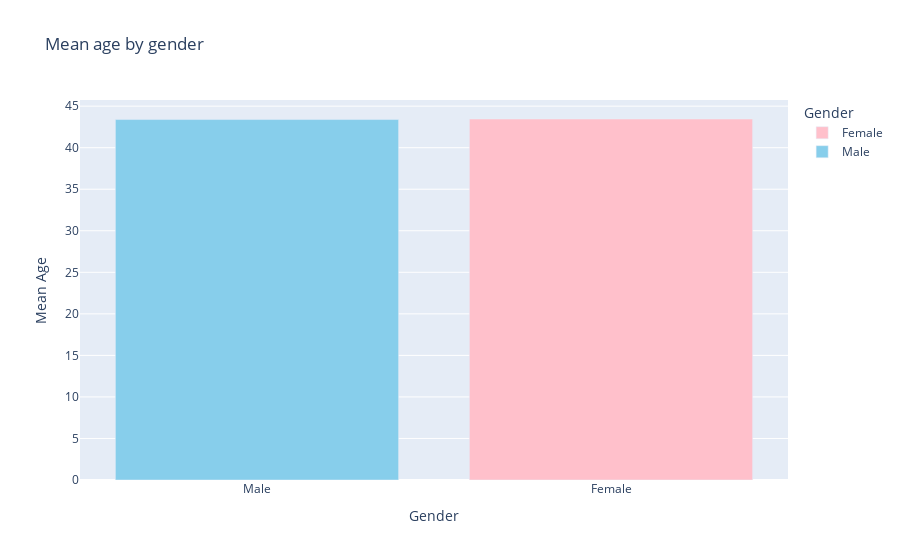

This figure's notebook cell:
### Code cell
# another plot using plotly just for practice
px.bar(gender_age, x='gender', y='age', color='gender',
             color_discrete_sequence=['pink', 'skyblue'],
             labels={'gender': 'Gender', 'age': 'Mean Age'},
             title='Mean age by gender').update_xaxes(categoryorder='total ascending')

### Figure 1 — Plotly figure (JSON) as saved in the notebook; plotly's stock layout.template omitted (floating-point values rounded to 4 significant figures)
{"data": [{"alignmentgroup": "True", "hovertemplate": "Gender=%{x}<br>Mean Age=%{y}<extra></extra>", "legendgroup": "Female", "marker": {"color": "pink", "pattern": {"shape": ""}}, "name": "Female", "offsetgroup": "Female", "orientation": "v", "showlegend": true, "textposition": "auto", "type": "bar", "x": ["Female"], "xaxis": "x", "y": [43.45], "yaxis": "y"}, {"alignmentgroup": "True", "hovertemplate": "Gender=%{x}<br>Mean Age=%{y}<extra></extra>", "legendgroup": "Male", "marker": {"color": "skyblue", "pattern": {"shape": ""}}, "name": "Male", "offsetgroup": "Male", "orientation": "v", "showlegend": true, "textposition": "auto", "type": "bar", "x": ["Male"], "xaxis": "x", "y": [43.39], "yaxis": "y"}], "layout": {"barmode": "relative", "legend": {"title": {"text": "Gender"}, "tracegroupgap": 0}, "title": {"text": "Mean age by gender"}, "xaxis": {"anchor": "y", "categoryarray": ["Female", "Male"], "categoryorder": "total ascending", "domain": [0, 1], "title": {"text": "Gender"}}, "yaxis": {"anchor": "x", "domain": [0, 1], "title": {"text": "Mean Age"}}}}
